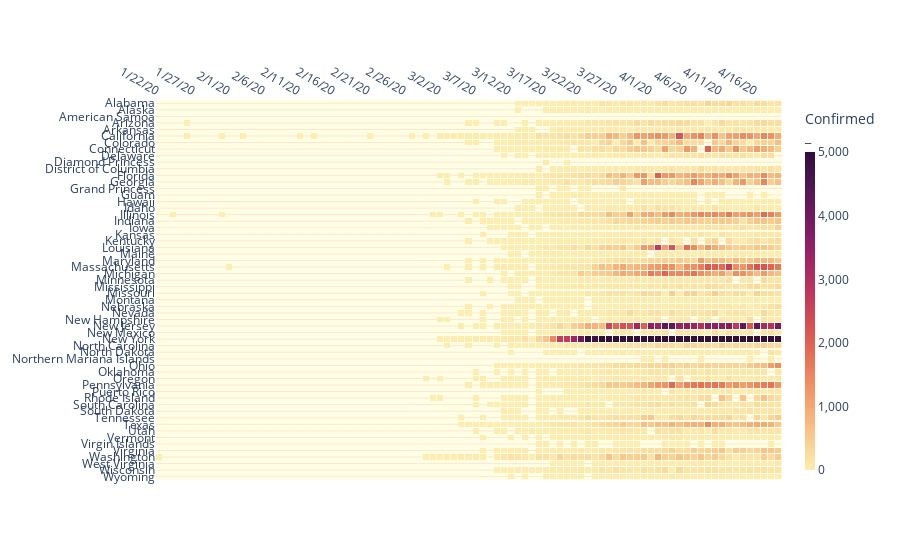

Notebook code for this chart:
### Code cell
import plotly.graph_objects as go
import datetime
import numpy as np

z=values
x=dates
y=values.index #the sates

d=US_States_daily_d #deaths for the tooltip:.3f
f=US_States_daily_d
customdata = np.dstack((d, f))

fig = go.Figure(data=go.Heatmap(
        z=z,
        x=x,
        y=y,
        customdata=np.dstack((d, f)),
        hovertemplate='State: %{y}<br>Confirmed: <b> %{z:,.0f} </b> <br>Deaths: <b> %{customdata[0]:,.0f} </b> <extra></extra>',
        colorscale='matter',
        xgap=1,
        ygap=12,
        zmin=0,
        zmid=2500,
        zmax=5000,
        colorbar=dict(thickness=10, title='Confirmed <br>_', separatethousands=True),
        connectgaps=False
               )
        )

fig.update_layout(
#    title=dict(text='Daily COVID19 Cases US States (data: JHU)', x=0.5),
        xaxis_nticks=18,
        yaxis_nticks=60,
        height=1800,
        paper_bgcolor='white', 
        plot_bgcolor='#ffffe6',
        hovermode="x unified",
        hoverlabel=dict(
                bgcolor="white", 
                font_size=16, 
                font_family="Arial",
                bordercolor='#b3b3b3'),
        dragmode=False) #disable panning so mobile apps can receive pinch to zoom events
    
fig.update_xaxes(side='top', fixedrange=True, 
                 showgrid=False,
                 spikethickness=0.4,
                 spikedash='solid',)

fig.update_yaxes(gridcolor='#ffe6cc')

fig.show(displayModeBar=False)
    
import plotly.io as pio
pio.write_html(fig, file='Index.html', auto_open=True)

### Figure 1 — Plotly figure (JSON) as saved in the notebook; plotly's stock layout.template omitted (floating-point values rounded to 4 significant figures; data arrays with more than 128 entries replaced by an {"elided": "..."} marker saying what was removed)
{"data": [{"colorbar": {"separatethousands": true, "thickness": 10, "title": {"text": "Confirmed <br>_"}}, "colorscale": [[0, "rgb(253, 237, 176)"], [0.09091, "rgb(250, 205, 145)"], [0.1818, "rgb(246, 173, 119)"], [0.2727, "rgb(240, 142, 98)"], [0.3636, "rgb(231, 109, 84)"], [0.4545, "rgb(216, 80, 83)"], [0.5455, "rgb(195, 56, 90)"], [0.6364, "rgb(168, 40, 96)"], [0.7273, "rgb(138, 29, 99)"], [0.8182, "rgb(107, 24, 93)"], [0.9091, "rgb(76, 21, 80)"], [1, "rgb(47, 15, 61)"]], "connectgaps": false, "customdata": {"elided": "58x89x2 int values"}, "hovertemplate": "State: %{y}<br>Confirmed: <b> %{z:,.0f} </b> <br>Deaths: <b> %{customdata[0]:,.0f} </b> <extra></extra>", "type": "heatmap", "x": ["1/22/20", "1/23/20", "1/24/20", "1/25/20", "1/26/20", "1/27/20", "1/28/20", "1/29/20", "1/30/20", "1/31/20", "2/1/20", "2/2/20", "2/3/20", "2/4/20", "2/5/20", "2/6/20", "2/7/20", "2/8/20", "2/9/20", "2/10/20", "2/11/20", "2/12/20", "2/13/20", "2/14/20", "2/15/20", "2/16/20", "2/17/20", "2/18/20", "2/19/20", "2/20/20", "2/21/20", "2/22/20", "2/23/20", "2/24/20", "2/25/20", "2/26/20", "2/27/20", "2/28/20", "2/29/20", "3/1/20", "3/2/20", "3/3/20", "3/4/20", "3/5/20", "3/6/20", "3/7/20", "3/8/20", "3/9/20", "3/10/20", "3/11/20", "3/12/20", "3/13/20", "3/14/20", "3/15/20", "3/16/20", "3/17/20", "3/18/20", "3/19/20", "3/20/20", "3/21/20", "3/22/20", "3/23/20", "3/24/20", "3/25/20", "3/26/20", "3/27/20", "3/28/20", "3/29/20", "3/30/20", "3/31/20", "4/1/20", "4/2/20", "4/3/20", "4/4/20", "4/5/20", "4/6/20", "4/7/20", "4/8/20", "4/9/20", "4/10/20", "4/11/20", "4/12/20", "4/13/20", "4/14/20", "4/15/20", "4/16/20", "4/17/20", "4/18/20", "4/19/20"], "xgap": 1, "y": ["Wyoming", "Wisconsin", "West Virginia", "Washington", "Virginia", "Virgin Islands", "Vermont", "Utah", "Texas", "Tennessee", "South Dakota", "South Carolina", "Rhode Island", "Puerto Rico", "Pennsylvania", "Oregon", "Oklahoma", "Ohio", "Northern Mariana Islands", "North Dakota", "North Carolina", "New York", "New Mexico", "New Jersey", "New Hampshire", "Nevada", "Nebraska", "Montana", "Missouri", "Mississippi", "Minnesota", "Michigan", "Massachusetts", "Maryland", "Maine", "Louisiana", "Kentucky", "Kansas", "Iowa", "Indiana", "Illinois", "Idaho", "Hawaii", "Guam", "Grand Princess", "Georgia", "Florida", "District of Columbia", "Diamond Princess", "Delaware", "Connecticut", "Colorado", "California", "Arkansas", "Arizona", "American Samoa", "Alaska", "Alabama"], "ygap": 12, "z": {"elided": "58x89 int values"}, "zmax": 5000, "zmid": 2500, "zmin": 0}], "layout": {"autosize": true, "dragmode": false, "hoverlabel": {"bgcolor": "white", "bordercolor": "#b3b3b3", "font": {"family": "Arial", "size": 16}}, "hovermode": "x unified", "paper_bgcolor": "white", "plot_bgcolor": "#ffffe6", "xaxis": {"autorange": true, "fixedrange": true, "nticks": 18, "range": [-0.5, 88.5], "showgrid": false, "side": "top", "spikedash": "solid", "spikethickness": 0.4, "type": "category"}, "yaxis": {"autorange": true, "gridcolor": "#ffe6cc", "nticks": 60, "range": [-0.5, 57.5], "type": "category"}}}
